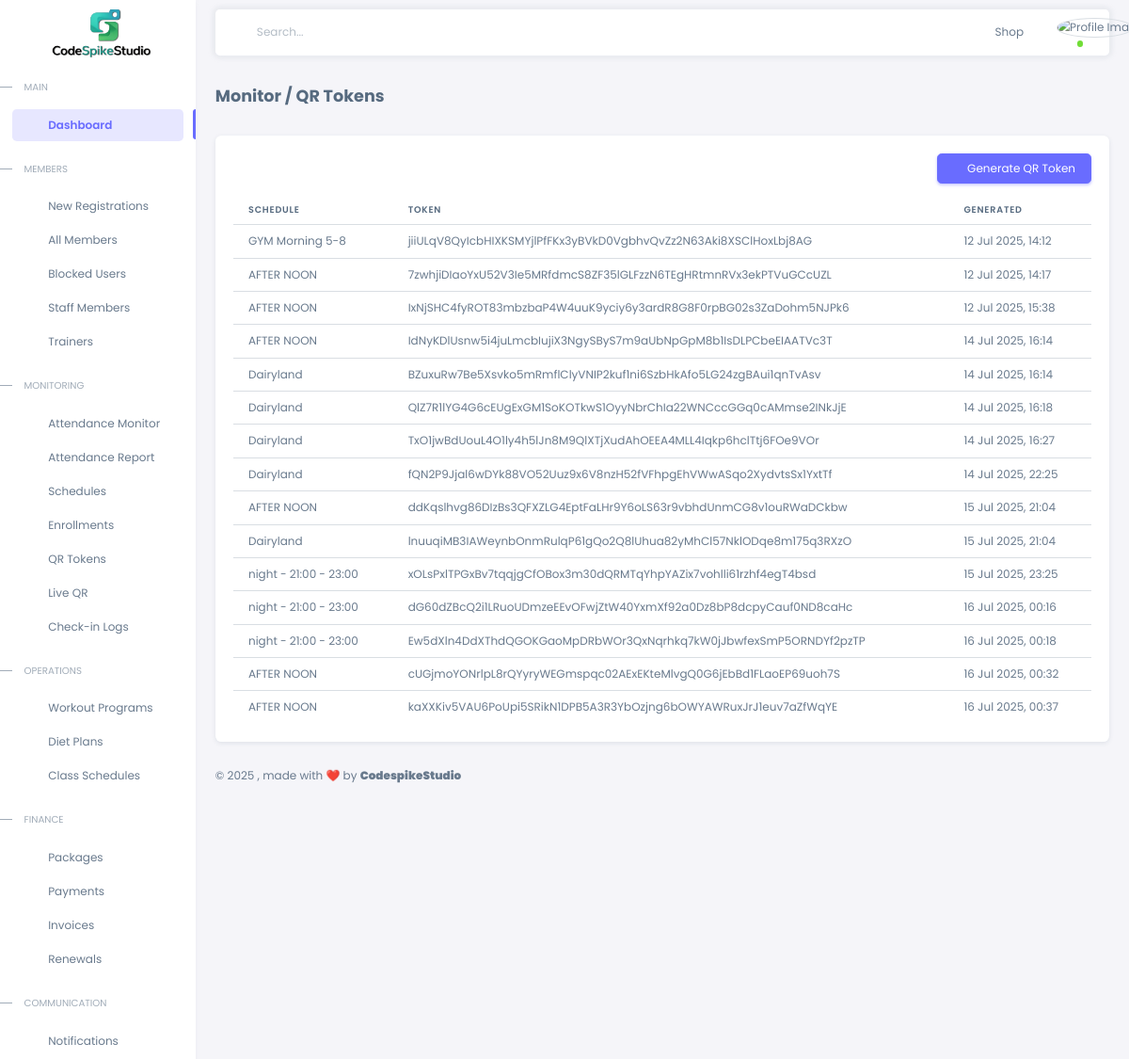
Before: /qr-tokens/ (upper part) with the older database file.
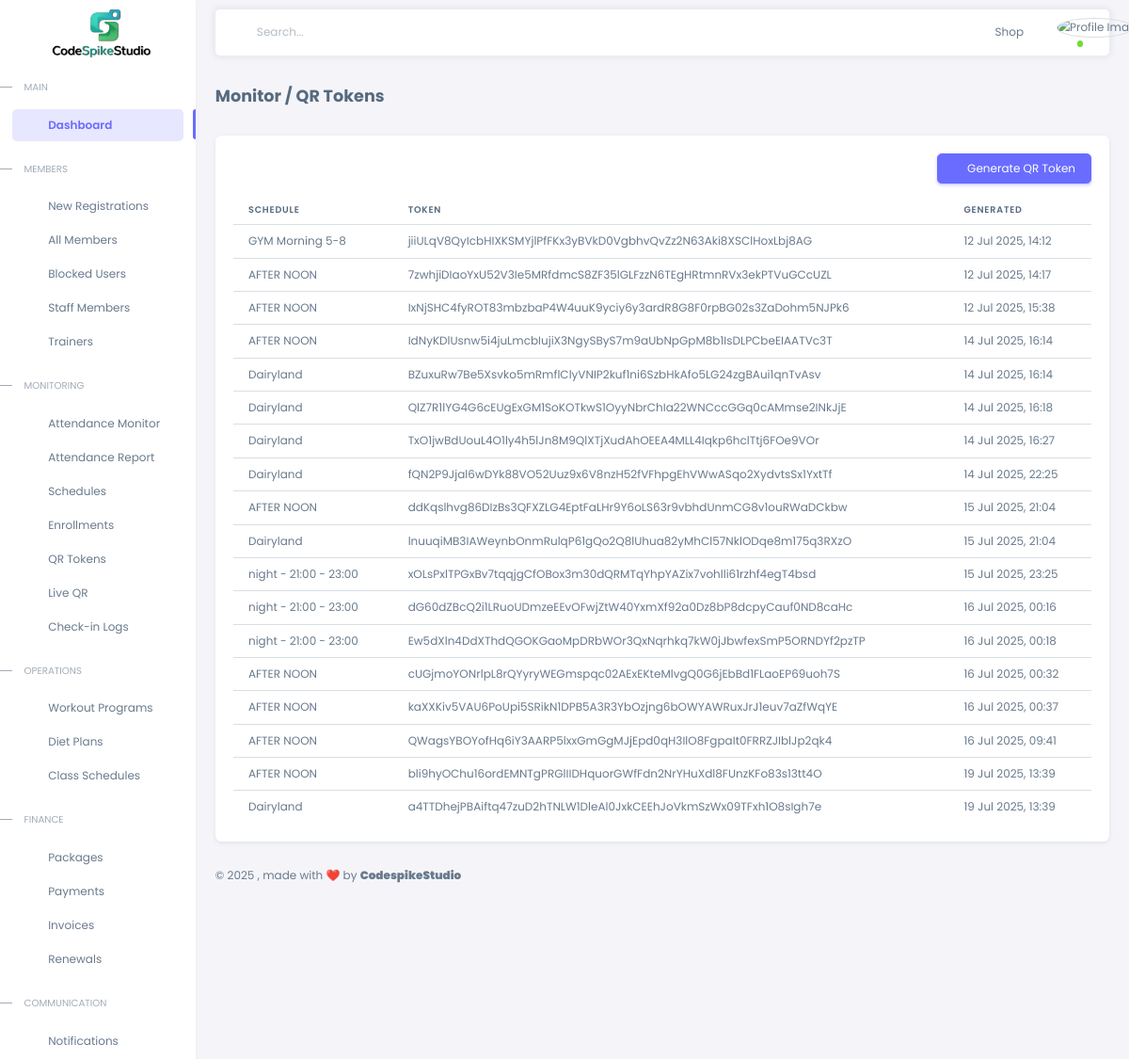
After: the same page with the newer database file.
### attendance/models.py (models this page shows, shortened)
class QRToken(models.Model):
    schedule = models.ForeignKey(
        Schedule,
        on_delete=models.CASCADE,
        related_name='qr_tokens'
    )
    token = models.CharField(max_length=64, unique=True, default=generate_token)
    generated_at = models.DateTimeField(auto_now_add=True)
    expires_at = models.DateTimeField(default=default_expiry)  # ✅ Fix: default expiry
    used = models.BooleanField(default=False)

class Schedule(models.Model):
    SESSION_STATUS = [
        ('upcoming', 'Upcoming'),
        ('live', 'Live'),
        ('ended', 'Ended'),
    ]
    name = models.CharField(max_length=100)  # e.g., "Zumba", "HIIT"
    trainer = models.ForeignKey(
        settings.AUTH_USER_MODEL,
        on_delete=models.SET_NULL,
        null=True,
        blank=True,
        related_name='trainer_schedules'
    )
    start_time = models.TimeField()  # Only time, not date
    end_time = models.TimeField()
    capacity = models.PositiveIntegerField(default=30)
    status = models.CharField(max_length=10, choices=SESSION_STATUS, default='upcoming')
    created_at = models.DateTimeField(auto_now_add=True)

### attendance/views.py (the view)
# urls.py: path('qr-tokens/', views.QRTokenListView.as_view(), name='qr_token_list'),
class QRTokenListView(ListView):
    model = QRToken
    template_name = 'attendance/qr_token_list.html'
    context_object_name = 'qr_tokens'
    paginate_by = 20
    def get_queryset(self):
        return super().get_queryset().select_related('schedule')
    def get_context_data(self, **kwargs):
        context = super().get_context_data(**kwargs)
        context['page_obj'] = context.get('page_obj')
        return context

### templates/attendance/qr_token_list.html (shortened to what this page needs)
{% extends 'advadmin/index.html' %}
{% block content %}
<div class="container-xxl container-p-y">
  <h4 class="fw-bold py-3 mb-4">Monitor / QR Tokens</h4>
  <div class="card">
    <div class="card-body">
      <div class="mb-3 text-end">
        <a href="{% url 'qr_token_create' %}" class="btn btn-primary">
          <i class="bx bx-qr"></i> Generate QR Token
        </a>
      </div>
      <div class="table-responsive">
        <table class="table table-hover">
          <thead>
            <tr>
              <th>Schedule</th>
              <th>Token</th>
              <th>Generated</th>
            </tr>
          </thead>
          <tbody class="table-border-bottom-0">
            {% for token in qr_tokens %}
            <tr>
              <td>{{ token.schedule.name }}</td>
              <td>{{ token.token }}</td>
              <td>{{ token.generated_at|date:"d M Y, H:i" }}</td>
            </tr>
            {% empty %}
            <tr>
              <td colspan="3" class="text-center">No QR tokens found</td>
            </tr>
            {% endfor %}
          </tbody>
        </table>
      </div>
    </div>
  </div>
</div>
{% endblock %}

Changed rows visible on the page:
added QRToken: schedule.name "AFTER NOON", token "QWagsYBOYofHq6iY3AARP5lxxGmGgMJjEpd0qH3IlO8FgpaIt0FRRZJIblJp2qk4", generated_at "16 Jul 2025, 09:41"
added QRToken: schedule.name "AFTER NOON", token "bli9hyOChu16ordEMNTgPRGlIIDHquorGWfFdn2NrYHuXdl8FUnzKFo83s13tt4O", generated_at "19 Jul 2025, 13:39"
added QRToken: schedule.name "Dairyland", token "a4TTDhejPBAiftq47zuD2hTNLW1DleAl0JxkCEEhJoVkmSzWx09TFxh1O8sIgh7e", generated_at "19 Jul 2025, 13:39"
